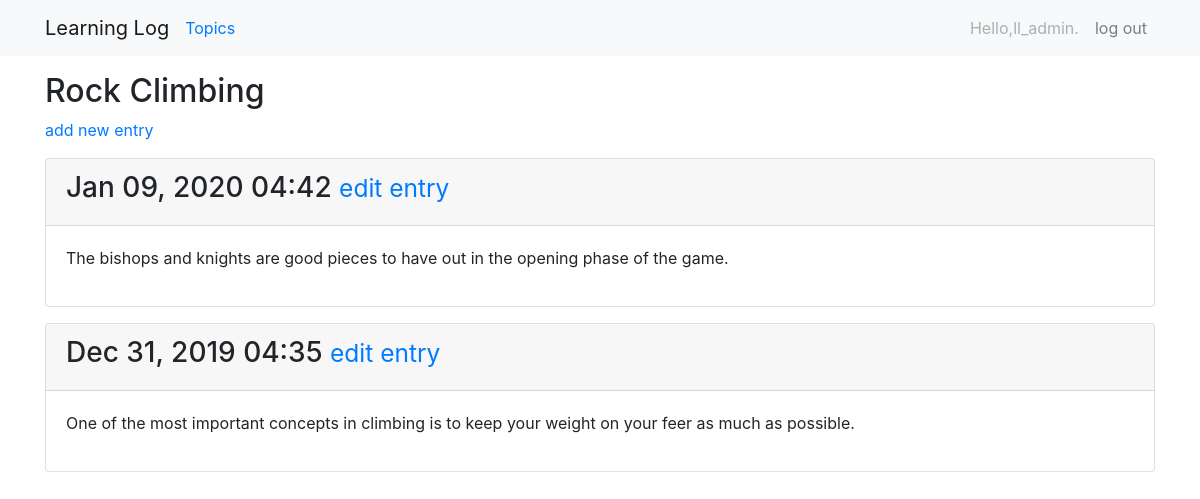
The page /topics/2/ (signed in) on the database its author committed.
### learning_logs/models.py (models this page shows, shortened)
class Topic(models.Model):
    text=models.CharField(max_length=200)
    date_added=models.DateTimeField(auto_now_add=True)
    owner= models.ForeignKey(User,on_delete=models.CASCADE)
    def __str__(self):
        return self.text

class Entry(models.Model):
    topic=models.ForeignKey(Topic, on_delete=models.CASCADE)
    text=models.TextField()
    date_added=models.DateTimeField(auto_now_add=True)
    class Meta:
        verbose_name_plural='entries'

### learning_logs/views.py (the view)
# urls.py: url(r'^topics/(?P<topic_id>\d+)/$', views.topic, name='topic'),
@login_required
def topic(request,topic_id):
    topic=Topic.objects.get(id=topic_id)
    if topic.owner != request.user:
        raise Http404
    entries=topic.entry_set.order_by('-date_added')
    context={'topic':topic,'entries':entries}
    return render(request,'learning_logs/topic.html',context)

### learning_logs/templates/learning_logs/topic.html
{% extends 'learning_logs/base.html' %}
{% block header %}
  <h2>{{ topic }}</h2>
{% endblock header %}
{% block content %}
  <p>
    <a href="{% url 'learning_logs:new_entry' topic.id %}">add new entry</a>
  </p>
  {% for entry in entries %}
    <div class="card mb-3"">
      <div class="card-header">
        <h3>
          {{ entry.date_added|date:'M d, Y H:i' }}
          <small>
            <a href="{% url 'learning_logs:edit_entry' entry.id %}">
            edit entry</a>
          </small>
        </h3>
      </div>
      <div class="card-body">
        {{ entry.text | linebreaks }}
      </div>
    </div>
  {% empty %}
      There are no entries for this topic yet.
  {% endfor %}
{% endblock content%}

### learning_logs/templates/learning_logs/base.html (shortened to what this page needs)
{% load bootstrap4 %}
<!DOCTYPE html>
<html lang="en">
  <head>
    {% bootstrap_css %}
  </head>
  <body>
    <nav class="navbar navbar-expand-lg navbar-static-top
            navbar-light bg-light">
      <div class="container">
        <div class="navbar-header">
          <a class="navbar-brand" href="{% url 'learning_logs:index' %}">
                Learning Log</a>
        </div>
        <div id="navbar" class="navbar-collapse collapse">
          <ul class="navbar-nav mr-auto">
            <li><a href="{% url 'learning_logs:topics' %}">Topics</a></li>
          </ul>
          <ul class="navbar-nav">
            {% if user.is_authenticated %}
              <li class="nav-item">
                  <a class="nav-link disabled">Hello,{{ user.username }}.</a>
              </li>
              <li  class="nav-item">
                  <a class="nav-link"  href="{% url 'users:logout' %}">
                      log out</a>
              </li>
            {% endif %}
          </ul>
        </div>
      </div>
    </nav>
    <div class="container mt-3">
      <div class="page-header">
        {% block header %}{% endblock header %}
      </div>
      <div>
        {% block content%}{%endblock content %}
      </div>
    </div>
  </body>
</html>

### rows shown on the page
Topic: text "Rock Climbing"
Entry: date_added "Jan 09, 2020 04:42", text "The bishops and knights are good pieces to have out in the opening phase of the game."
Entry: date_added "Dec 31, 2019 04:35", text "One of the most important concepts in climbing is to keep your weight on your feer as much as possible."

### other values the page prints
{{ user.username }} "ll_admin"
